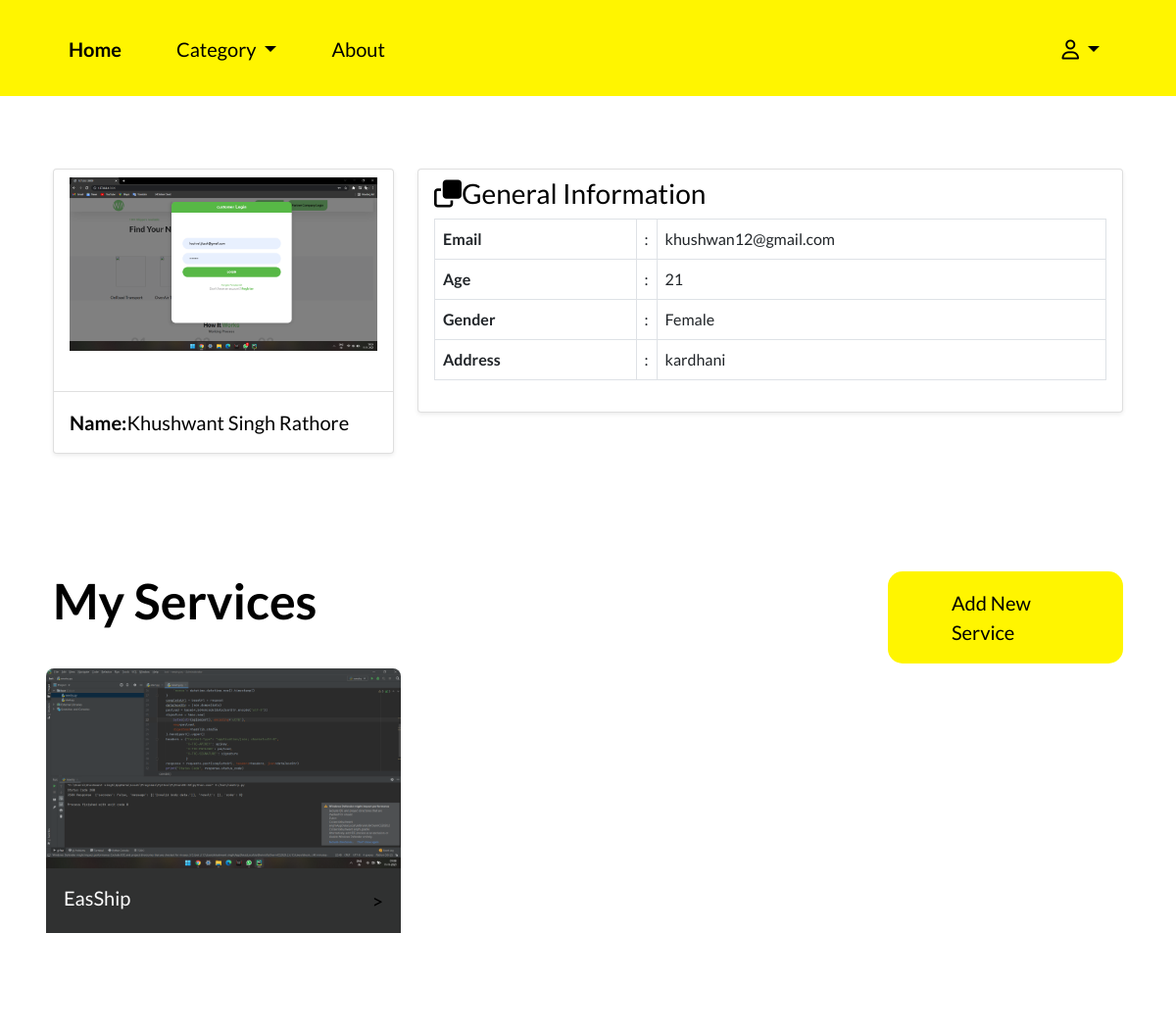
The page /MyProfile/ (signed in) on the database its author committed.
### service/models.py (models this page shows)
class Profile(models.Model):
    user = models.ForeignKey(User, on_delete=models.CASCADE)
    name = models.CharField(max_length=50)
    address = models.CharField(max_length=250)
    gender = models.CharField(max_length=250, null=True)
    age = models.CharField(max_length=250, null=True)
    profile_pic = models.ImageField(upload_to='profile_picture/', null=True,default='profile_picture/p1.png')

class Service(models.Model):
    provider = models.ForeignKey(User, on_delete=models.CASCADE)
    service_name = models.CharField(max_length=50)
    address = models.CharField(max_length=250)
    category = models.CharField(max_length=250, null=True)
    subcategory = models.CharField(max_length=250, null=True)
    desc = models.CharField(max_length=250, null=True)
    whatsapp = models.CharField(max_length=12, null=True)
    instagram = models.CharField(max_length=250, null=True)
    phone = models.CharField(max_length=12, null=True)
    profile_pic = models.ImageField(upload_to='service_profile/', null=True,default='service_profile/download.png')

### service/views.py (the view)
# urls.py: path('MyProfile/', user_Profile, name='myProfile'),
def user_Profile(request):
    u = request.user
    service = Service.objects.filter(provider=u)
    if len(service) > 0:
        s = True
    else:
        s = False
    pr = Profile.objects.get(user=u)
    if request.user.is_authenticated:
        ue = False
    else:
        ue = True
    return render(request, 'profile.html', {'service': service, 'pr': pr, 'u': u, 'se': s, 'ue': ue})

### templates/profile.html (shortened to what this page needs)
{% load static %}
<!doctype html>
<html lang="en">
<head>
    <link rel="stylesheet" href="https://site-assets.fontawesome.com/releases/v6.2.1/css/all.css">
    <link rel="stylesheet" href="https://site-assets.fontawesome.com/releases/v6.2.1/css/sharp-solid.css">
    <link rel="stylesheet" href="{% static 'css/owl.theme.default.css' %}">
    <link rel="stylesheet" href="{% static 'css/owl.carousel.min.css' %}">
    <link rel="stylesheet" href="{% static 'css/owl.theme.default.min.css' %}">
    <link href="{% static 'css/bootstrap/bootstrap.min.css' %}" rel="stylesheet">
    <link rel="stylesheet" href="{% static 'css/style.css' %}">
</head>
<body>
    <main>
    <header>
     <nav class="navbar navbar-expand-lg navbar-light m-0 p-0">
      <div class="container  header-container-mob">
    <div class="collapse navbar-collapse justify-content-between navbar-list-outer" id="navbarNavDropdown">
      <ul class="navbar-nav">
        <li class="nav-item">
          <a class="nav-link active" aria-current="page" href="/"><b>Home</b></a>
        </li>
		 <li class="nav-item dropdown">
          <a class="nav-link dropdown-toggle" href="#" id="navbarDropdown" role="button" data-bs-toggle="dropdown" aria-expanded="false">
            Category
          </a>
        </li>
        <li class="nav-item">
          <a class="nav-link" href="#">About</a>
        </li>
       </ul>
	<ul class="header-right-text">
        {% if ue %}
	<li><a class="login-btn" href="/login">Login</a></li>
        {% else %}
	<li class="nav-item dropdown">
          <a class="nav-link dropdown-toggle" href="#" id="navbarDropdown" role="button" data-bs-toggle="dropdown" aria-expanded="false">
           <i class="fa-regular fa-user"></i>
          </a>
        </li>
        {% endif %}
	</ul>
    </div>
  </div>
</nav>
        </header>
        <section class="house-section">
            <div class="container">
<div class="student-profile py-4">
  <div class="container">
    <div class="row">
      <div class="col-lg-4">
        <div class="card shadow-sm">
          <div class="card-header bg-transparent text-center">
            <img class="profile_img"  src="{{pr.profile_pic.url}}" alt="student dp">
            <h3>Ishmam Ahasan Samin</h3>
          </div>
          <div class="card-body">
            <p class="mb-0"><strong class="pr-1">Name:</strong>{{pr.name}}</p>
          </div>
        </div>
      </div>
      <div class="col-lg-8">
        <div class="card shadow-sm">
          <div class="card-header bg-transparent border-0">
            <h3  style="color:black;" class="mb-0"><i class="far fa-clone pr-1"></i>General Information</h3>
          </div>
          <div class="card-body pt-0">
            <table class="table table-bordered">
              <tr>
                <th width="30%">Email</th>
                <td width="2%">:</td>
                <td>{{u.username}}</td>
              </tr>
              <tr>
                <th width="30%">Age</th>
                <td width="2%">:</td>
                <td>{{pr.age}}</td>
              </tr>
              <tr>
                <th width="30%">Gender</th>
                <td width="2%">:</td>
                <td>{{pr.gender}}</td>
              </tr>
              <tr>
                <th width="30%">Address</th>
                <td width="2%">:</td>
                <td>{{pr.address}}</td>
              </tr>
            </table>
          </div>
        </div>
          <div style="height: 26px"></div>
      </div>
    </div>
  </div>
</div>
        <section class="quick-section">
            <div class="container">
                <div class="row">
                    <div class="col-9">
                        <h1>My Services</h1>
                    </div>
                    <div class="col-md-3 d-flex align-items-center"><a class="login-btn" href="/addNewService/">Add New Service</a></div>
                    {% if se %}
                    {% for s in service %}
					<div class="col-md-4" style="padding:5px;">
                        <a href="/service/{{s.pk}}">
					<div class="item">
						<div class="quick-outer">
							<img src={{s.profile_pic.url}}>
							<div class="quick-content-outer">
							<h6>{{s.service_name}}</h6>
							<p>></p>
							</div>
							</div>
							</div>
                            </a>
					</div>
                    {% endfor %}
                    {% else %}
                    <div class="col-md-4"></div>
                    <div class="col-md-8 " style="padding:5px;" ><h3 style="color:Black">No Business Added by you.</h3></div>
                    {% endif %}
                </div>
    </main>
</body>
</html>

### static/css/style.css (style rules this page uses)
*,*::before,*::after { padding:0; margin:0; box-sizing:border-box; }
html { scroll-behavior: smooth; }
body { font-size:1rem; font-family: 'Lato'; }
h1,h2,h3,h4,h5,h5,h6,ul,p,ul { margin:0; color:#fff; }
ul { list-style:none; }
a,a:hover { text-decoration:none; }
img { max-width:100%; width:100%; }
:root { --main-color: hotpink; --pane-padding: 5px 42px; }
header { background-color: #FFF500; position: relative; min-height: 75px; }
li.nav-item { border-top: 2px solid transparent; padding: 0 20px; }
.navbar-list-outer { padding:25px 0; }
.navbar-list-outer ul li a.nav-link { color: #000!important; font-size:20px; }
.header-right-text { display: flex; align-items: center; }
.header-right-text a { color:#000; font-size:20px; }
.quick-section { background-color: #fff; padding: 6rem 0; }
.quick-section h1 { color: #000; font-size:50px; font-weight:600; padding-bottom: 1.5rem; }
.quick-outer { border-radius: 8px; }
.quick-outer img { border-radius: 8px; border-bottom-left-radius: 0px; border-bottom-right-radius: 0px; }
.quick-content-outer { padding:18px; display:flex; justify-content:space-between; background-color: #303131; }
.quick-content-outer h6 { font-size:20px; font-weight:500; color:#fff; }
.login-btn { font-size: 20px; margin-left: 15px; border:none; color: #000; background-color: #fff500; border-radius: 15px; padding: 17px 65px; }
.house-section { padding:50px 0 0; background-color:#fff; }
.house-section h1 { color:#000; }
.house-section p { font-size:20px; color:#000; }
footer .content p,a { color: #fff; }

### templates/profile.html (style rules this page uses)
body { background: #67B26F; background: -webkit-linear-gradient(to right, #4ca2cd, #67B26F); background: linear-gradient(to right, #4ca2cd, #67B26F); padding: 0; margin: 0; font-family: 'Lato', sans-serif; color: #000; }

### rows shown on the page
Profile: profile_pic (picture), name "Khushwant Singh Rathore", age "21", gender "Female", address "kardhani"
Service: profile_pic (picture), service_name "EasShip"

### other values the page prints
{{ u.username }} "khushwan12@gmail.com"
